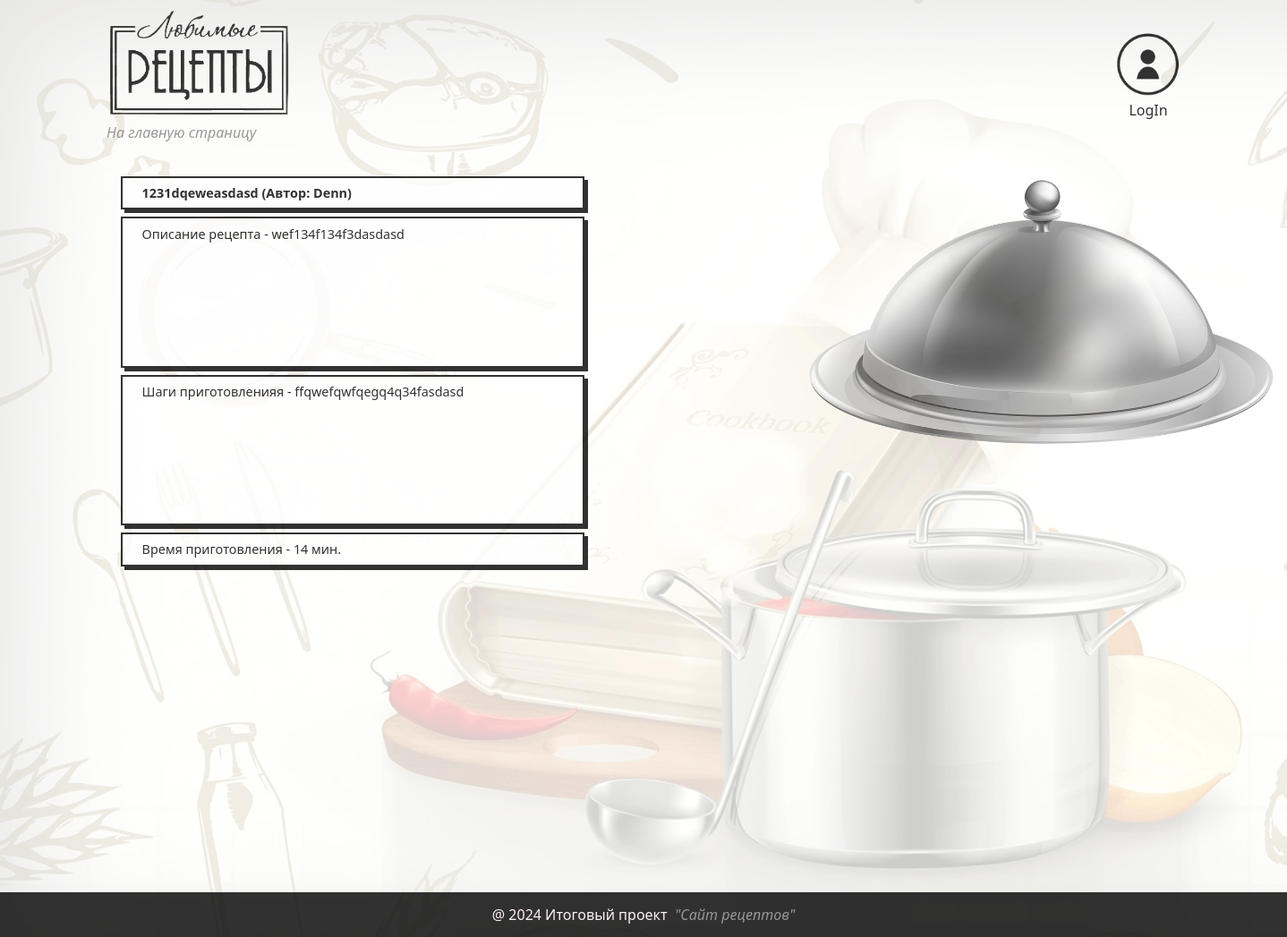
The app's page /recipe/2/ with its own data.
### recipesapp/models.py (models this page shows, shortened)
class Recipe(models.Model):
    name = models.CharField(max_length=100, blank=False)
    description = models.TextField(blank=False)
    steps = models.TextField(blank=False)
    cooking_time = models.IntegerField(blank=False)
    image = models.ImageField(upload_to='recipes_photo/', blank=True)
    author = models.CharField(max_length=50)

### recipesapp/views.py (the view)
# urls.py: path('recipe/<int:pk>/', detail_recipe, name='detail_recipe'),
def detail_recipe(request, pk):
    recipe = get_object_or_404(Recipe, pk=pk)
    return render(request, 'recipesapp/detail_recipe.html',
                  {'recipe': recipe})

### recipesapp/templates/recipesapp/detail_recipe.html (shortened to what this page needs)
{% extends 'recipesapp/base.html' %}
{% load static %}
{% block main %}
    <section class="main_block">
        <div class="detail-recipe">
            <div>
                <h1 class ="field-forms">{{ recipe.name }} (Автор: {{ recipe.author }})</h1>
                <p class ="field-forms height2x">Описание рецепта - {{ recipe.description }}</p>
                <p class ="field-forms height2x">Шаги приготовленияя - {{ recipe.steps }}</p>
                <p class ="field-forms">Время приготовления - {{ recipe.cooking_time }} мин.</p>
                <div>
                    <img src="{% static 'img/default_img.png' %}" alt="img" height="120px" class="detail-image">
                </div>
            </div>
        </div>
    </section>
{% endblock %}

### static/css/stylesheet.css (style rules this page uses)
* { font-family: "Segoe UI", system-ui, sans-serif; margin: 0; padding: 0; }
body { background-color: white; opacity: 0.8; }
.main_block { height: 800px; max-width: 1200px; margin: auto; }
.field-forms { padding: 0.5em 1.5em; font-size: 0.9em; background-color: #fff; border: 2px solid #000; box-shadow: 4px 4px 0 #000; margin-right: 1rem; margin-top: 0.5rem; margin-left: 1rem; }
.detail-image { position: absolute; height: 300px; left: 900px; top: 200px; }
.detail-recipe { width: 550px; background-image: none; }
.height2x { min-height: 150px; }

### records on screen
Recipe: name "1231dqeweasdasd", author "Denn", description "wef134f134f3dasdasd", steps "ffqwefqwfqegq4q34fasdasd", cooking_time "14"
